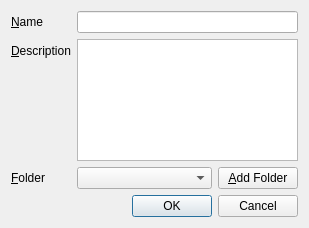
<?xml version="1.0" encoding="UTF-8"?>
<ui version="4.0">
 <class>UiEditBookmarkDialog</class>
 <widget class="QDialog" name="UiEditBookmarkDialog">
  <property name="geometry">
   <rect>
    <x>0</x>
    <y>0</y>
    <width>309</width>
    <height>228</height>
   </rect>
  </property>
  <property name="windowTitle">
   <string>Edit Bookmark - Marble</string>
  </property>
  <layout class="QVBoxLayout" name="verticalLayout">
   <item>
    <layout class="QFormLayout" name="formLayout">
     <item row="0" column="0">
      <widget class="QLabel" name="name_lbl">
       <property name="text">
        <string>&amp;Name</string>
       </property>
       <property name="buddy">
        <cstring>m_name</cstring>
       </property>
      </widget>
     </item>
     <item row="0" column="1">
      <widget class="QLineEdit" name="m_name">
       <property name="text">
        <string/>
       </property>
       <property name="cursorPosition">
        <number>0</number>
       </property>
      </widget>
     </item>
     <item row="1" column="0">
      <widget class="QLabel" name="description_lbl">
       <property name="text">
        <string>&amp;Description</string>
       </property>
       <property name="buddy">
        <cstring>m_description</cstring>
       </property>
      </widget>
     </item>
     <item row="1" column="1">
      <widget class="QTextEdit" name="m_description">
       <property name="sizePolicy">
        <sizepolicy hsizetype="Expanding" vsizetype="Expanding">
         <horstretch>0</horstretch>
         <verstretch>0</verstretch>
        </sizepolicy>
       </property>
       <property name="html">
        <string>&lt;!DOCTYPE HTML PUBLIC &quot;-//W3C//DTD HTML 4.0//EN&quot; &quot;http://www.w3.org/TR/REC-html40/strict.dtd&quot;&gt;
&lt;html&gt;&lt;head&gt;&lt;meta name=&quot;qrichtext&quot; content=&quot;1&quot; /&gt;&lt;style type=&quot;text/css&quot;&gt;
p, li { white-space: pre-wrap; }
&lt;/style&gt;&lt;/head&gt;&lt;body style=&quot; font-family:'Ubuntu'; font-size:9pt; font-weight:400; font-style:normal;&quot;&gt;
&lt;table border=&quot;0&quot; style=&quot;-qt-table-type: root; margin-top:4px; margin-bottom:4px; margin-left:4px; margin-right:4px;&quot;&gt;
&lt;tr&gt;
&lt;td style=&quot;border: none;&quot;&gt;
&lt;p style=&quot;-qt-paragraph-type:empty; margin-top:0px; margin-bottom:0px; margin-left:0px; margin-right:0px; -qt-block-indent:0; text-indent:0px;&quot;&gt;&lt;/p&gt;
&lt;p style=&quot;-qt-paragraph-type:empty; margin-top:0px; margin-bottom:0px; margin-left:0px; margin-right:0px; -qt-block-indent:0; text-indent:0px;&quot;&gt;&lt;/p&gt;&lt;/td&gt;&lt;/tr&gt;&lt;/table&gt;&lt;/body&gt;&lt;/html&gt;</string>
       </property>
      </widget>
     </item>
     <item row="2" column="0">
      <widget class="QLabel" name="folder_lbl">
       <property name="text">
        <string>&amp;Folder</string>
       </property>
       <property name="buddy">
        <cstring>m_folders</cstring>
       </property>
      </widget>
     </item>
     <item row="2" column="1">
      <layout class="QHBoxLayout" name="horizontalLayout">
       <item>
        <widget class="QComboBox" name="m_folders">
         <property name="sizePolicy">
          <sizepolicy hsizetype="MinimumExpanding" vsizetype="Fixed">
           <horstretch>0</horstretch>
           <verstretch>0</verstretch>
          </sizepolicy>
         </property>
        </widget>
       </item>
       <item>
        <widget class="QPushButton" name="m_newFolderButton">
         <property name="text">
          <string>&amp;Add Folder</string>
         </property>
        </widget>
       </item>
      </layout>
     </item>
    </layout>
   </item>
   <item>
    <widget class="QDialogButtonBox" name="buttonBox">
     <property name="standardButtons">
      <set>QDialogButtonBox::Cancel|QDialogButtonBox::Ok</set>
     </property>
    </widget>
   </item>
  </layout>
 </widget>
 <tabstops>
  <tabstop>m_name</tabstop>
  <tabstop>m_description</tabstop>
  <tabstop>m_folders</tabstop>
 </tabstops>
 <resources/>
 <connections>
  <connection>
   <sender>buttonBox</sender>
   <signal>accepted()</signal>
   <receiver>UiEditBookmarkDialog</receiver>
   <slot>accept()</slot>
   <hints>
    <hint type="sourcelabel">
     <x>166</x>
     <y>282</y>
    </hint>
    <hint type="destinationlabel">
     <x>225</x>
     <y>151</y>
    </hint>
   </hints>
  </connection>
  <connection>
   <sender>buttonBox</sender>
   <signal>rejected()</signal>
   <receiver>UiEditBookmarkDialog</receiver>
   <slot>reject()</slot>
   <hints>
    <hint type="sourcelabel">
     <x>166</x>
     <y>282</y>
    </hint>
    <hint type="destinationlabel">
     <x>225</x>
     <y>151</y>
    </hint>
   </hints>
  </connection>
 </connections>
</ui>
